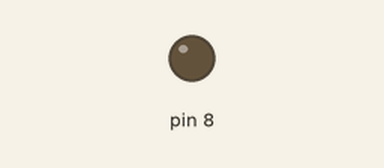
This sketch was run on a simulated Arduino Uno, built with avr-gcc and run on an emulated ATmega328P. Shown: output pins drawn as LEDs (lit = HIGH).

Above: at 1.0 s.
At 12.4 s:
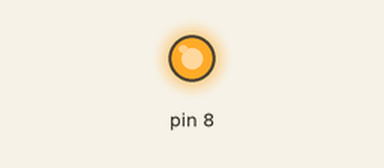
Timing chart, 0 to 13.1 s (numbered marks = the images above):
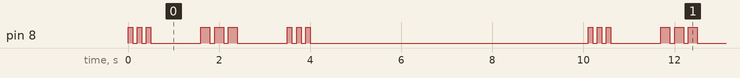

Measured:
- by itself, pin 8: repeats every 10.1 s: 2 × (LOW 0.10 s, HIGH 0.10 s), LOW 1.1 s, 2 × (HIGH 0.20 s, LOW 0.10 s), HIGH 0.20 s, LOW 1.1 s, 2 × (HIGH 0.10 s, LOW 0.10 s), HIGH 0.10 s, LOW 6.1 s, HIGH 0.10 s
- by itself, everything shown: repeats every 10.1 s, in 18 steps

The sketch:

Chuong3-1.ino
```cpp
void setup() {
  pinMode(8,OUTPUT);
}
void chuS(){
    for(int i=0;i<3;i++){
      digitalWrite(8,HIGH);
      delay(100);
      digitalWrite(8,LOW);
      delay(100);
    }
  }
void chuO(){
      for(int i=0;i<3;i++){
      digitalWrite(8,HIGH);
      delay(200);
      digitalWrite(8,LOW);
      delay(100);
    }
  }
void morse(){
  chuS();
  delay(1000);
  chuO();
  delay(1000);
  chuS();
  delay(1000);
}
void loop() {
  // put your main code here, to run repeatedly:
  morse();
  delay(5000);
}
```
